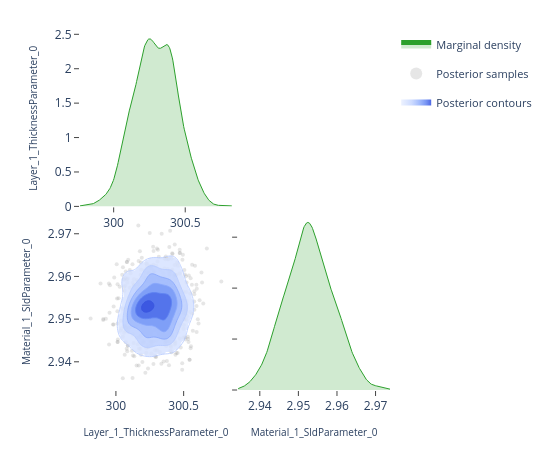

This figure's notebook cell:
### Code cell
# ---- Pairwise focus: thickness vs SLD ---------------------------------------
# A 2-parameter corner plot zooms in on the joint posterior for a specific
# pair.  This is the same view the EasyReflectometryApp's "2D Heatmap"
# sub-tab uses to inspect parameter degeneracies.


params_of_interest = ['Layer_1_ThicknessParameter_0', 'Material_1_SldParameter_0']
idx = [posterior.param_names.index(p) for p in params_of_interest]
subset_draws = np.asarray(posterior.draws)[:, idx]

fig = plot_corner(subset_draws, params_of_interest)
fig.show()

### Figure 1 — Plotly figure (JSON) as saved in the notebook; plotly's stock layout.template omitted (floating-point values rounded to 4 significant figures; data arrays with more than 128 entries replaced by an {"elided": "..."} marker saying what was removed)
{"data": [{"fill": "tozeroy", "fillcolor": "rgba(44, 160, 44, 0.22)", "hoverinfo": "skip", "legendgroup": "marginal", "line": {"color": "rgb(44, 160, 44)", "width": 1}, "mode": "lines", "name": "Marginal density", "showlegend": true, "type": "scatter", "x": {"elided": "256 float values"}, "xaxis": "x", "y": {"elided": "256 float values"}, "yaxis": "y"}, {"hoverinfo": "skip", "legendgroup": "scatter", "marker": {"color": "rgba(140, 140, 140, 0.22)", "size": 4}, "mode": "markers", "name": "Posterior samples", "showlegend": true, "type": "scatter", "x": {"elided": "680 float values"}, "xaxis": "x3", "y": {"elided": "680 float values"}, "yaxis": "y3", "zorder": 0}, {"colorscale": [[0.0, "rgba(224, 233, 255, 0.62)"], [0.35, "rgba(183, 203, 255, 0.70)"], [0.6, "rgba(138, 169, 252, 0.78)"], [0.82, "rgba(96, 131, 242, 0.84)"], [1.0, "rgba(58, 86, 224, 0.90)"]], "connectgaps": false, "contours": {"coloring": "fill", "end": 149.9, "showlabels": false, "showlines": false, "size": 23.67, "start": 31.55}, "hoverinfo": "skip", "legendgroup": "contour", "name": "Posterior contours", "showlegend": true, "showscale": false, "type": "contour", "x": [299.8, 299.8, 299.8, 299.8, 299.8, 299.8, 299.8, 299.9, 299.9, 299.9, 299.9, 299.9, 299.9, 299.9, 300.0, 300.0, 300.0, 300.0, 300.0, 300.0, 300.0, 300.0, 300.1, 300.1, 300.1, 300.1, 300.1, 300.1, 300.1, 300.2, 300.2, 300.2, 300.2, 300.2, 300.2, 300.2, 300.2, 300.3, 300.3, 300.3, 300.3, 300.3, 300.3, 300.3, 300.4, 300.4, 300.4, 300.4, 300.4, 300.4, 300.4, 300.5, 300.5, 300.5, 300.5, 300.5, 300.5, 300.5, 300.5, 300.6, 300.6, 300.6, 300.6, 300.6, 300.6, 300.6, 300.7, 300.7, 300.7, 300.7, 300.7, 300.7, 300.7, 300.7, 300.8, 300.8, 300.8, 300.8, 300.8, 300.8], "xaxis": "x3", "y": [2.934, 2.935, 2.935, 2.936, 2.936, 2.937, 2.937, 2.938, 2.938, 2.939, 2.939, 2.94, 2.94, 2.941, 2.941, 2.942, 2.942, 2.943, 2.943, 2.944, 2.944, 2.945, 2.945, 2.946, 2.946, 2.947, 2.947, 2.948, 2.948, 2.949, 2.949, 2.95, 2.95, 2.951, 2.951, 2.952, 2.952, 2.953, 2.953, 2.954, 2.954, 2.955, 2.955, 2.956, 2.956, 2.957, 2.957, 2.958, 2.958, 2.959, 2.959, 2.96, 2.96, 2.961, 2.961, 2.962, 2.962, 2.963, 2.963, 2.964, 2.964, 2.965, 2.965, 2.966, 2.966, 2.967, 2.967, 2.968, 2.968, 2.969, 2.969, 2.97, 2.97, 2.971, 2.971, 2.972, 2.972, 2.973, 2.973, 2.974], "yaxis": "y3", "z": {"elided": "80x80 float values"}, "zmax": 149.9, "zmin": 31.55, "zorder": 1}, {"colorscale": [[0.0, "rgba(183, 203, 255, 0.94)"], [0.35, "rgba(183, 203, 255, 0.94)"], [0.35, "rgba(138, 169, 252, 0.95)"], [0.6, "rgba(138, 169, 252, 0.95)"], [0.6, "rgba(96, 131, 242, 0.96)"], [0.82, "rgba(96, 131, 242, 0.96)"], [0.82, "rgba(58, 86, 224, 0.98)"], [1.0, "rgba(58, 86, 224, 0.98)"]], "contours": {"coloring": "lines", "end": 149.9, "showlabels": false, "size": 23.67, "start": 31.55}, "hoverinfo": "skip", "legendgroup": "contour", "line": {"width": 0.9}, "showlegend": false, "showscale": false, "type": "contour", "x": [299.8, 299.8, 299.8, 299.8, 299.8, 299.8, 299.8, 299.9, 299.9, 299.9, 299.9, 299.9, 299.9, 299.9, 300.0, 300.0, 300.0, 300.0, 300.0, 300.0, 300.0, 300.0, 300.1, 300.1, 300.1, 300.1, 300.1, 300.1, 300.1, 300.2, 300.2, 300.2, 300.2, 300.2, 300.2, 300.2, 300.2, 300.3, 300.3, 300.3, 300.3, 300.3, 300.3, 300.3, 300.4, 300.4, 300.4, 300.4, 300.4, 300.4, 300.4, 300.5, 300.5, 300.5, 300.5, 300.5, 300.5, 300.5, 300.5, 300.6, 300.6, 300.6, 300.6, 300.6, 300.6, 300.6, 300.7, 300.7, 300.7, 300.7, 300.7, 300.7, 300.7, 300.7, 300.8, 300.8, 300.8, 300.8, 300.8, 300.8], "xaxis": "x3", "y": [2.934, 2.935, 2.935, 2.936, 2.936, 2.937, 2.937, 2.938, 2.938, 2.939, 2.939, 2.94, 2.94, 2.941, 2.941, 2.942, 2.942, 2.943, 2.943, 2.944, 2.944, 2.945, 2.945, 2.946, 2.946, 2.947, 2.947, 2.948, 2.948, 2.949, 2.949, 2.95, 2.95, 2.951, 2.951, 2.952, 2.952, 2.953, 2.953, 2.954, 2.954, 2.955, 2.955, 2.956, 2.956, 2.957, 2.957, 2.958, 2.958, 2.959, 2.959, 2.96, 2.96, 2.961, 2.961, 2.962, 2.962, 2.963, 2.963, 2.964, 2.964, 2.965, 2.965, 2.966, 2.966, 2.967, 2.967, 2.968, 2.968, 2.969, 2.969, 2.97, 2.97, 2.971, 2.971, 2.972, 2.972, 2.973, 2.973, 2.974], "yaxis": "y3", "z": {"elided": "80x80 float values"}, "zmax": 149.9, "zmin": 31.55, "zorder": 2}, {"fill": "tozeroy", "fillcolor": "rgba(44, 160, 44, 0.22)", "hoverinfo": "skip", "legendgroup": "marginal", "line": {"color": "rgb(44, 160, 44)", "width": 1}, "mode": "lines", "name": "Marginal density", "showlegend": false, "type": "scatter", "x": {"elided": "256 float values"}, "xaxis": "x4", "y": {"elided": "256 float values"}, "yaxis": "y4"}], "layout": {"height": 450, "legend": {"font": {"size": 11}, "itemsizing": "constant", "orientation": "v", "x": 1.02, "xanchor": "left", "y": 1.0, "yanchor": "top"}, "margin": {"b": 60, "l": 80, "r": 160, "t": 30}, "plot_bgcolor": "white", "showlegend": true, "width": 550, "xaxis": {"anchor": "y", "domain": [0.0, 0.49], "showgrid": false, "ticks": "outside", "zeroline": false}, "xaxis2": {"anchor": "y2", "domain": [0.51, 1.0], "showgrid": false, "ticks": "outside", "visible": false, "zeroline": false}, "xaxis3": {"anchor": "y3", "domain": [0.0, 0.49], "showgrid": false, "ticks": "outside", "title": {"font": {"size": 10}, "text": "Layer_1_ThicknessParameter_0"}, "zeroline": false}, "xaxis4": {"anchor": "y4", "domain": [0.51, 1.0], "showgrid": false, "ticks": "outside", "title": {"font": {"size": 10}, "text": "Material_1_SldParameter_0"}, "zeroline": false}, "yaxis": {"anchor": "x", "domain": [0.51, 1.0], "showgrid": false, "ticks": "outside", "title": {"font": {"size": 10}, "text": "Layer_1_ThicknessParameter_0"}, "zeroline": false}, "yaxis2": {"anchor": "x2", "domain": [0.51, 1.0], "showgrid": false, "ticks": "outside", "visible": false, "zeroline": false}, "yaxis3": {"anchor": "x3", "domain": [0.0, 0.49], "showgrid": false, "ticks": "outside", "title": {"font": {"size": 10}, "text": "Material_1_SldParameter_0"}, "zeroline": false}, "yaxis4": {"anchor": "x4", "domain": [0.0, 0.49], "showgrid": false, "showticklabels": false, "ticks": "outside", "zeroline": false}}}
